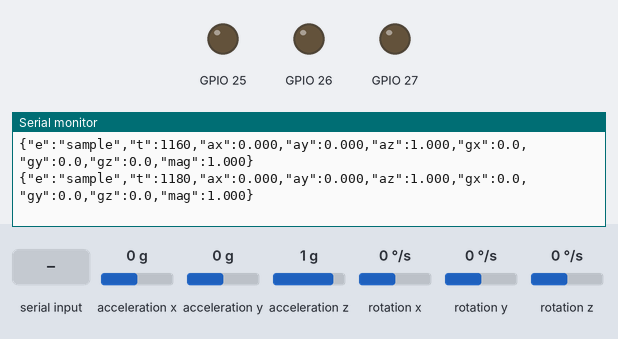
The sketch below on a simulated ESP32. Parts: output pins drawn as LEDs (lit = HIGH), the last lines printed to the serial monitor. Wiring (inferred from the names in the program): MPU-6050 motion sensor at I2C address 0x68. Inputs (shaded band) come from the test bench; at power-on: acceleration x 0 g, acceleration y 0 g, acceleration z 1 g, rotation x 0 °/s, rotation y 0 °/s, rotation z 0 °/s.

Above: at 1.2 s.
1.3 s: "T" received over Serial
At 2.4 s:
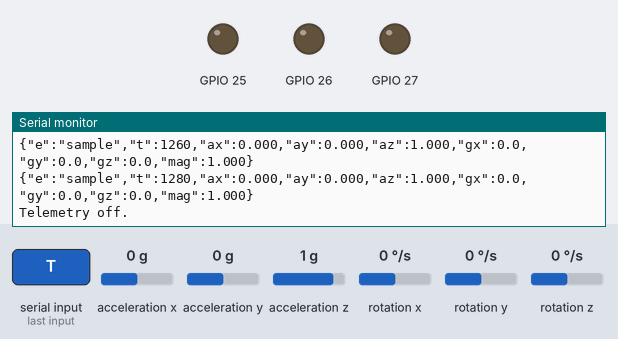
2.8 s: "E" received over Serial
At 3.6 s:
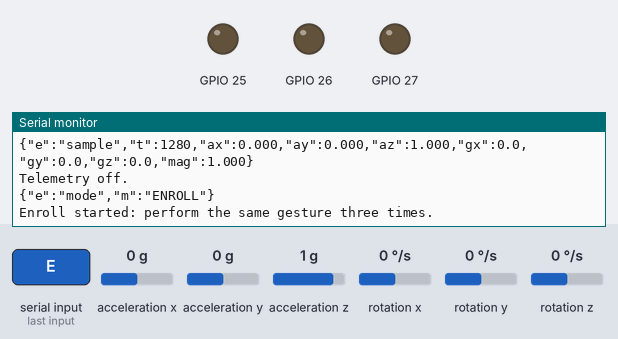
4.3 s: acceleration x set to -1.4 g
At 4.44 s:
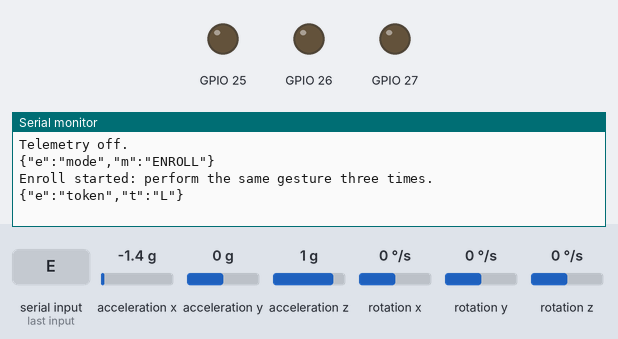
6.2 s: acceleration x set to 0 g
At 7.0 s:
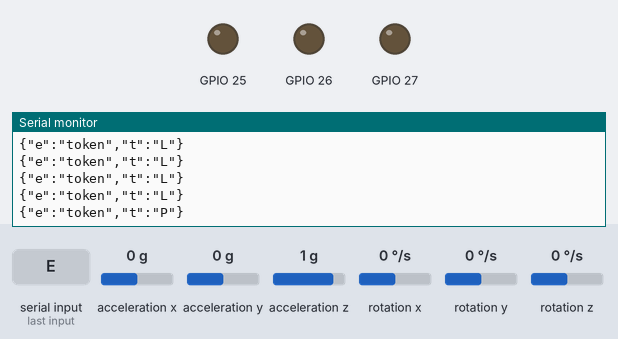
9.2 s: acceleration y set to -1.4 g
At 9.34 s:
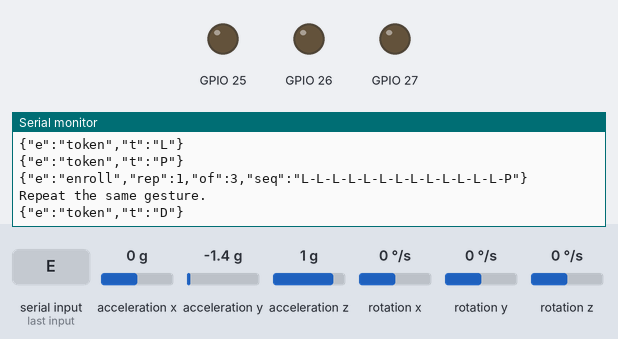
11.1 s: "V" received over Serial
Timing chart, 0 to 13.6 s (numbered marks = the images above; inputs shaded):
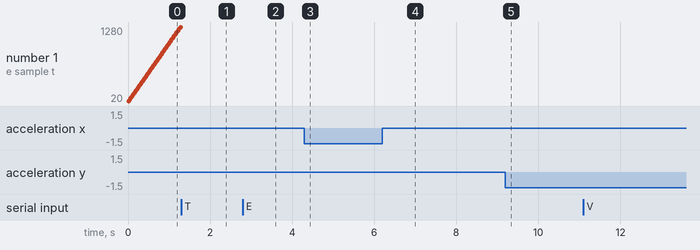

The sketch:

asa.ino
```cpp
#include <Arduino.h>
#include <Wire.h>
#include <math.h>
#include <string.h>

// Air-Signature Authenticator — ESP32 + MPU6050, no external firmware libraries.
namespace C { const uint8_t I2C_SDA=21,I2C_SCL=22,GREEN=25,RED=26,BUZZER=27,ADDR=0x68;
const uint32_t SAMPLE=10,TELEMETRY=20,DEBOUNCE=150,PAUSE=300,SILENCE=2000,RESULT_HOLD=1000,COOLDOWN=10000;
const uint8_t MAX_TOKENS=20,MAX_ERRORS=1,MAX_FAILS=3,REPS=3;
const float DEFAULT_T=0.25f,DEFAULT_GYRO_T=35.0f,THRESHOLD_FRAC=0.60f,STILL_BAND=0.10f,GYRO_STILL=12.0f; }
enum Token:uint8_t{NONE,U,D,L,R,P,GXp,GXn,GYp,GYn,GZp,GZn}; enum Mode:uint8_t{BOOT,ENROLL,VERIFY}; enum MState:uint8_t{M_IDLE,M_ACTIVE,M_ACCEPT,M_REJECT}; enum LState:uint8_t{L_NORMAL,L_WARN_1,L_WARN_2,L_LOCKED};
struct Sample{float ax=0,ay=0,az=0,gx=0,gy=0,gz=0,mag=0;}; struct Gesture{Token t[C::MAX_TOKENS]{};uint8_t n=0;float tx=C::DEFAULT_T,ty=C::DEFAULT_T,tgx=C::DEFAULT_GYRO_T,tgy=C::DEFAULT_GYRO_T,tgz=C::DEFAULT_GYRO_T;bool valid=false;};
const char* tn(Token t){switch(t){case U:return"U";case D:return"D";case L:return"L";case R:return"R";case P:return"P";case GXp:return"GXp";case GXn:return"GXn";case GYp:return"GYp";case GYn:return"GYn";case GZp:return"GZp";case GZn:return"GZn";default:return"NONE";}}
const char* mn(MState s){switch(s){case M_ACTIVE:return"M_ACTIVE";case M_ACCEPT:return"M_ACCEPT";case M_REJECT:return"M_REJECT";default:return"M_IDLE";}}
const char* ln(LState s){switch(s){case L_WARN_1:return"L_WARN_1";case L_WARN_2:return"L_WARN_2";case L_LOCKED:return"L_LOCKED";default:return"L_NORMAL";}}
void seq(const Token*a,uint8_t n){for(uint8_t i=0;i<n;i++){if(i)Serial.print('-');Serial.print(tn(a[i]));}}
bool ready=false; Gesture enrolled; Mode mode=BOOT; MState ms=M_IDLE; LState ls=L_NORMAL;
uint8_t fails=0,idx=0,errors=0,genN=0,capN=0,repN=0; Token generated[C::MAX_TOKENS]{},cap[C::MAX_TOKENS]{},reps[C::REPS][C::MAX_TOKENS]{};
float peakX=0,peakY=0,peakGX=0,peakGY=0,peakGZ=0,peaksX[C::REPS]{},peaksY[C::REPS]{},peaksGX[C::REPS]{},peaksGY[C::REPS]{},peaksGZ[C::REPS]{},thX=C::DEFAULT_T,thY=C::DEFAULT_T,thGX=C::DEFAULT_GYRO_T,thGY=C::DEFAULT_GYRO_T,thGZ=C::DEFAULT_GYRO_T;
uint32_t lastSample=0,lastTelem=0,lastToken=0,stillAt=0,lastInput=0,resultAt=0,lockedAt=0,lastLockedMsg=0,signalAt=0;
bool pauseSent=false,signalOn=false,signalOk=false,telemetryOn=true; Sample sample;
bool readRegs(uint8_t r,uint8_t*d,size_t n){Wire.beginTransmission(C::ADDR);Wire.write(r);if(Wire.endTransmission(false))return false;size_t k=Wire.requestFrom((int)C::ADDR,(int)n,(int)true);if(k!=n)return false;for(size_t i=0;i<n;i++)d[i]=Wire.read();return true;}
bool writeReg(uint8_t r,uint8_t v){Wire.beginTransmission(C::ADDR);Wire.write(r);Wire.write(v);return Wire.endTransmission()==0;}
bool readSensor(Sample&s){uint8_t b[14];if(!ready||!readRegs(0x3B,b,14))return false;auto w=[&](int i){return(int16_t)(((uint16_t)b[i]<<8)|b[i+1]);};s.ax=w(0)/16384.f;s.ay=w(2)/16384.f;s.az=w(4)/16384.f;s.gx=w(8)/131.f;s.gy=w(10)/131.f;s.gz=w(12)/131.f;s.mag=sqrtf(s.ax*s.ax+s.ay*s.ay+s.az*s.az);return true;}
void deviceState(){Serial.printf("{\"e\":\"device_state\",\"ready\":%s,\"enrolled\":%s}\n",ready?"true":"false",enrolled.valid?"true":"false");}
void modeEvent(){Serial.printf("{\"e\":\"mode\",\"m\":\"%s\"}\n",mode==ENROLL?"ENROLL":mode==VERIFY?"VERIFY":"BOOT");}
void lockEvent(){Serial.printf("{\"e\":\"lockout\",\"s\":\"%s\",\"fails\":%u}\n",ln(ls),fails);}
void matchEvent(){Serial.printf("{\"e\":\"matcher\",\"s\":\"%s\",\"i\":%u,\"err\":%u}\n",mn(ms),idx,errors);}
void resultEvent(bool ok){Serial.print("{\"e\":\"result\",\"r\":\"");Serial.print(ok?"ACCEPT":"REJECT");Serial.print("\",\"gen\":\"");seq(generated,genN);Serial.print("\",\"exp\":\"");seq(enrolled.t,enrolled.n);Serial.printf("\",\"err\":%u}\n",errors);}
void setMode(Mode m){mode=m;capN=0;peakX=peakY=peakGX=peakGY=peakGZ=0;lastToken=0;stillAt=0;pauseSent=false;modeEvent();}
void startVerify(uint32_t now){ms=M_IDLE;idx=errors=genN=0;lastInput=now;}
void beginEnroll(){repN=0;capN=0;memset(reps,0,sizeof(reps));memset(peaksX,0,sizeof(peaksX));memset(peaksY,0,sizeof(peaksY));memset(peaksGX,0,sizeof(peaksGX));memset(peaksGY,0,sizeof(peaksGY));memset(peaksGZ,0,sizeof(peaksGZ));enrolled.valid=false;thX=thY=C::DEFAULT_T;thGX=thGY=thGZ=C::DEFAULT_GYRO_T;setMode(ENROLL);Serial.println("Enroll started: perform the same gesture three times.");}
void setSignal(bool ok,uint32_t now){signalOk=ok;signalAt=now;signalOn=true;}
Token quantize(const Sample&s,uint32_t now){
  peakX=max(peakX,fabsf(s.ax));peakY=max(peakY,fabsf(s.ay));peakGX=max(peakGX,fabsf(s.gx));peakGY=max(peakGY,fabsf(s.gy));peakGZ=max(peakGZ,fabsf(s.gz));
  bool still=fabsf(s.mag-1.f)<=C::STILL_BAND&&fabsf(s.gx)<C::GYRO_STILL&&fabsf(s.gy)<C::GYRO_STILL&&fabsf(s.gz)<C::GYRO_STILL;bool hasGesture=mode==ENROLL?capN>0:(mode==VERIFY&&genN>0);
  if(still){if(!stillAt)stillAt=now;if(hasGesture&&!pauseSent&&now-stillAt>=C::PAUSE&&(!lastToken||now-lastToken>=C::DEBOUNCE)){pauseSent=true;lastToken=now;return P;}}
  else{stillAt=0;pauseSent=false;}
  if(lastToken&&now-lastToken<C::DEBOUNCE)return NONE;
  float score[5]={fabsf(s.ax)/thX,fabsf(s.ay)/thY,fabsf(s.gx)/thGX,fabsf(s.gy)/thGY,fabsf(s.gz)/thGZ};uint8_t best=0;for(uint8_t i=1;i<5;i++)if(score[i]>score[best])best=i;if(score[best]<1.f)return NONE;
  lastToken=now;stillAt=0;pauseSent=false;
  if(best==0)return s.ax>=0?R:L;if(best==1)return s.ay>=0?U:D;
  if(best==2)return s.gx>=0?GXp:GXn;if(best==3)return s.gy>=0?GYp:GYn;return s.gz>=0?GZp:GZn;
}
void finishVerify(uint32_t now){
  if(mode!=VERIFY||(!genN&&ms==M_IDLE)){Serial.println("No attempt received.");setMode(BOOT);return;}
  bool ok=idx==enrolled.n&&errors<=C::MAX_ERRORS;ms=ok?M_ACCEPT:M_REJECT;resultAt=now;matchEvent();resultEvent(ok);setSignal(ok,now);
  if(ok){fails=0;ls=L_NORMAL;}else{if(fails<C::MAX_FAILS)fails++;if(fails>=C::MAX_FAILS){ls=L_LOCKED;lockedAt=now;}else ls=fails==1?L_WARN_1:L_WARN_2;}
  lockEvent();setMode(BOOT);
}
void enrollmentError(const char* message){Serial.printf("{\"e\":\"enroll_error\",\"message\":\"%s\"}\n",message);repN=0;capN=0;enrolled.valid=false;setMode(BOOT);}
void finishEnroll(){
  if(mode!=ENROLL||capN==0){if(mode==ENROLL)Serial.println("No tokens captured; try a clearer gesture.");return;}
  uint8_t first=0;while(first<C::MAX_TOKENS&&reps[0][first]!=NONE)first++;
  if(repN&&capN!=first){enrollmentError("Repetitions had different token counts. Start over.");return;}
  for(uint8_t i=0;i<capN;i++)reps[repN][i]=cap[i];peaksX[repN]=peakX;peaksY[repN]=peakY;peaksGX[repN]=peakGX;peaksGY[repN]=peakGY;peaksGZ[repN]=peakGZ;repN++;
  Serial.printf("{\"e\":\"enroll\",\"rep\":%u,\"of\":%u,\"seq\":\"",repN,C::REPS);seq(cap,capN);Serial.println("\"}");
  capN=0;peakX=peakY=peakGX=peakGY=peakGZ=0;if(repN<C::REPS){Serial.println("Repeat the same gesture.");return;}
  uint8_t n=0;while(n<C::MAX_TOKENS&&reps[0][n]!=NONE)n++;
  for(uint8_t i=0;i<n;i++){uint8_t c[12]={};for(uint8_t r=0;r<C::REPS;r++)c[reps[r][i]]++;uint8_t best=0;for(uint8_t j=1;j<12;j++)if(c[j]>c[best])best=j;if(c[best]<2){enrollmentError("The three repetitions did not agree. Start over with a consistent gesture.");return;}enrolled.t[i]=(Token)best;}
  float x=0,y=0,gx=0,gy=0,gz=0;for(uint8_t r=0;r<C::REPS;r++){x+=peaksX[r];y+=peaksY[r];gx+=peaksGX[r];gy+=peaksGY[r];gz+=peaksGZ[r];}enrolled.n=n;enrolled.tx=constrain(x/C::REPS*C::THRESHOLD_FRAC,.12f,1.2f);enrolled.ty=constrain(y/C::REPS*C::THRESHOLD_FRAC,.12f,1.2f);enrolled.tgx=constrain(gx/C::REPS*C::THRESHOLD_FRAC,18.f,240.f);enrolled.tgy=constrain(gy/C::REPS*C::THRESHOLD_FRAC,18.f,300.f);enrolled.tgz=constrain(gz/C::REPS*C::THRESHOLD_FRAC,18.f,300.f);enrolled.valid=true;thX=enrolled.tx;thY=enrolled.ty;thGX=enrolled.tgx;thGY=enrolled.tgy;thGZ=enrolled.tgz;
  Serial.print("{\"e\":\"enrolled\",\"seq\":\"");seq(enrolled.t,enrolled.n);Serial.printf("\",\"thx\":%.3f,\"thy\":%.3f,\"thgx\":%.1f,\"thgy\":%.1f,\"thgz\":%.1f}\n",thX,thY,thGX,thGY,thGZ);repN=0;setMode(BOOT);
}
void command(char c,uint32_t now){if(c=='T'){telemetryOn=!telemetryOn;Serial.printf("Telemetry %s.\n",telemetryOn?"on":"off");}else if(c=='E'){beginEnroll();}else if(c=='V'){if(!enrolled.valid){Serial.println("Enroll a gesture first.");return;}if(ls==L_LOCKED){Serial.println("Locked; wait for cooldown or reset.");return;}setMode(VERIFY);startVerify(now);Serial.println("Verification ready. Perform gesture.");}else if(c=='R'){fails=0;ls=L_NORMAL;lockEvent();Serial.println("Lockout reset.");}else if(c=='Q'){deviceState();if(enrolled.valid){Serial.print("{\"e\":\"enrolled\",\"seq\":\"");seq(enrolled.t,enrolled.n);Serial.println("\"}");}}}
void commands(uint32_t now){while(Serial.available()){char c=(char)Serial.read();if(c=='E'||c=='V'||c=='R'||c=='T'||c=='Q')command(c,now);}}
void io(uint32_t now){bool f=signalOn&&now-signalAt<180;digitalWrite(C::GREEN,f&&signalOk?HIGH:LOW);digitalWrite(C::RED,ls==L_LOCKED||(f&&!signalOk)?HIGH:LOW);digitalWrite(C::BUZZER,f&&!signalOk&&now-signalAt<120?HIGH:LOW);if(signalOn&&!f)signalOn=false;}
void setup(){Serial.begin(115200);Wire.begin(C::I2C_SDA,C::I2C_SCL);Wire.setClock(400000);pinMode(C::GREEN,OUTPUT);pinMode(C::RED,OUTPUT);pinMode(C::BUZZER,OUTPUT);uint8_t who=0;ready=readRegs(0x75,&who,1)&&(who==0x68||who==0x69);if(ready)ready=writeReg(0x6B,0)&&writeReg(0x1C,0)&&writeReg(0x1B,0)&&writeReg(0x1A,3);Serial.println("{\"e\":\"boot\",\"ver\":1}");Serial.println(ready?"MPU6050 ready.":"MPU6050 not found: check wiring and I2C address.");deviceState();modeEvent();lockEvent();}
void loop(){
 uint32_t now=millis();commands(now);
 if(now-lastSample>=C::SAMPLE){lastSample=now;if(readSensor(sample)){Token t=quantize(sample,now);
  if(mode==ENROLL&&t!=NONE){if(capN<C::MAX_TOKENS)cap[capN++]=t;Serial.printf("{\"e\":\"token\",\"t\":\"%s\"}\n",tn(t));}
  else if(mode==VERIFY&&ls!=L_LOCKED&&t!=NONE){if(ms==M_IDLE)ms=M_ACTIVE;if(genN<C::MAX_TOKENS)generated[genN++]=t;lastInput=now;if(idx<enrolled.n){if(t!=enrolled.t[idx])errors++;idx++;}else errors=C::MAX_ERRORS+1;matchEvent();Serial.printf("{\"e\":\"token\",\"t\":\"%s\"}\n",tn(t));if(errors>C::MAX_ERRORS){ms=M_REJECT;matchEvent();resultEvent(false);setSignal(false,now);if(fails<C::MAX_FAILS)fails++;if(fails>=C::MAX_FAILS){ls=L_LOCKED;lockedAt=now;}else ls=fails==1?L_WARN_1:L_WARN_2;lockEvent();setMode(BOOT);}}
 }}
 if(now-lastTelem>=C::TELEMETRY){lastTelem=now;if(ready&&telemetryOn)Serial.printf("{\"e\":\"sample\",\"t\":%lu,\"ax\":%.3f,\"ay\":%.3f,\"az\":%.3f,\"gx\":%.1f,\"gy\":%.1f,\"gz\":%.1f,\"mag\":%.3f}\n",(unsigned long)now,sample.ax,sample.ay,sample.az,sample.gx,sample.gy,sample.gz,sample.mag);}
 if(mode==ENROLL&&capN&&now-lastToken>=C::SILENCE)finishEnroll();
 if(mode==VERIFY&&ms==M_ACTIVE&&now-lastInput>=C::SILENCE)finishVerify(now);
 if(ls==L_LOCKED){if(now-lastLockedMsg>=1000){lastLockedMsg=now;uint32_t rem=C::COOLDOWN-(now-lockedAt);Serial.printf("{\"e\":\"locked\",\"remaining\":%lu}\n",(unsigned long)((rem+999)/1000));}if(now-lockedAt>=C::COOLDOWN){fails=0;ls=L_NORMAL;lockEvent();}}
 io(now);
}
```

Measured:
- after the input at 2.8 s, the serial monitor: prints a new line at once (image 2)
- after the input at 4.3 s, the serial monitor: prints a new line at once (image 3)
- after the input at 6.2 s, the serial monitor: prints a new line after 0.32 s (image 4)
- after the input at 9.2 s, the serial monitor: prints a new line at once (image 5)
